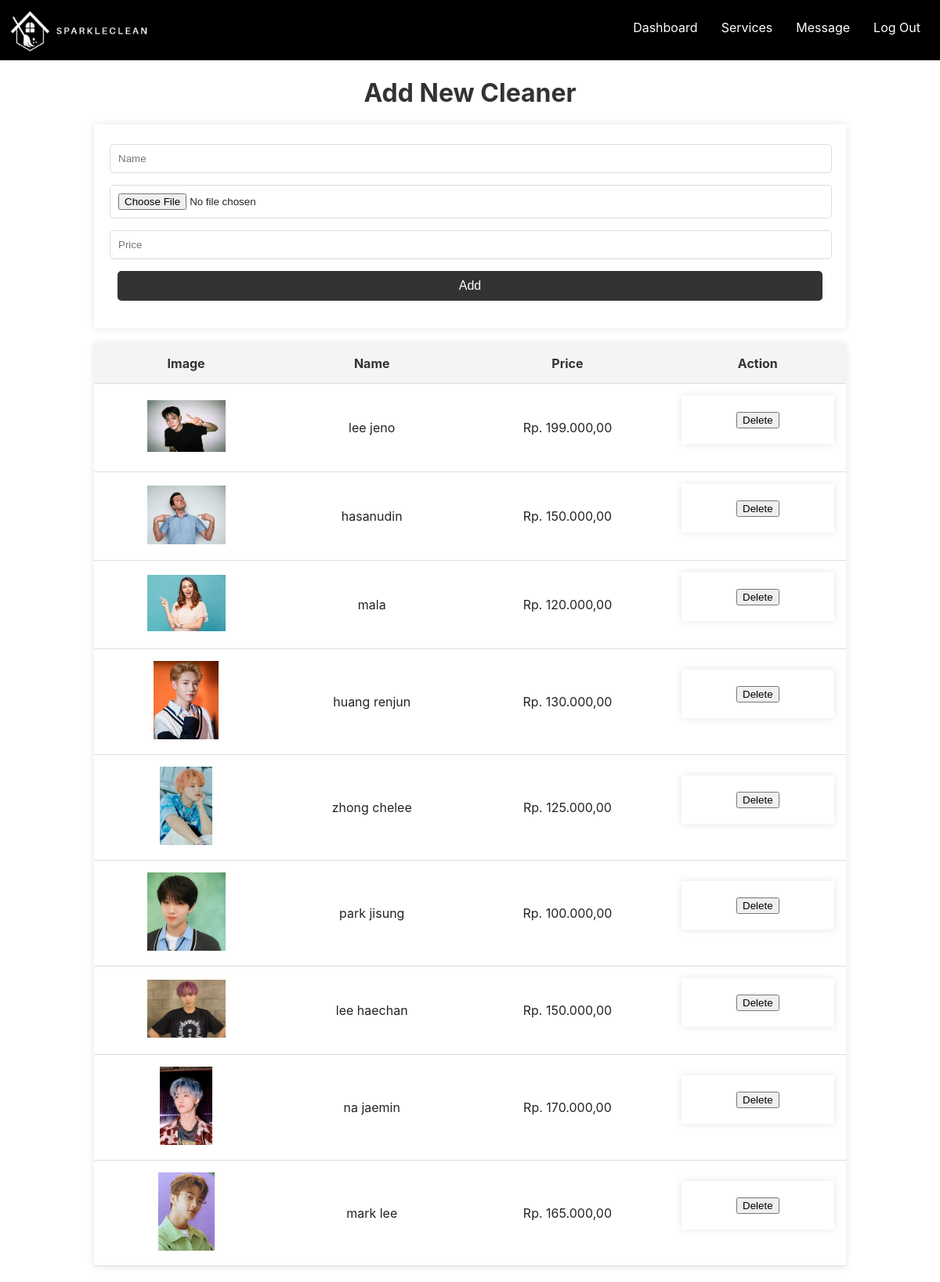
The app's page /admin/cleaner.php with its own data.
### tables this page shows
CREATE TABLE `cleaner` (
  `id` int(11) NOT NULL,
  `filename` varchar(255) NOT NULL,
  `name` varchar(100) NOT NULL,
  `price` decimal(10,2) NOT NULL
);

### admin/cleaner.php (the view, shortened to what this page needs)
<?php
include "../config.php";
?>
<!DOCTYPE html>
<html lang="en">
<head>
    <link rel="stylesheet" href="css/katalog.css">
</head>
<body>
<div class="navigation">
        <img src="images/logo.png" alt="Logo">
        <a href="login.html">Log Out</a>
        <a href="../message.php">Message</a>
         <a href="katalog.php">Services</a>
         <a href="HomePage.html">Dashboard</a>
    </div>
    <div class="container">
        <h1>Add New Cleaner</h1>
        <form action="cleaner.php" method="post" enctype="multipart/form-data">
            <div class="input-group">
                <input type="text" name="name" placeholder="Name" required>
            </div>
            <div class="input-group">
                <input type="file" name="uploadfile" required>
            </div>
            <div class="input-group">
                <input type="number" name="price" placeholder="Price" required>
            </div>
            <div class="input-group">
                <button type="submit" name="add">Add</button>
            </div>
        </form>
        <div id="display-image">
            <table>
                <thead>
                    <tr>
                        <th>Image</th>
                        <th>Name</th>
                        <th>Price</th>
                        <th>Action</th>
                    </tr>
                </thead>
                <tbody>
                    <?php
                    $query = "SELECT * FROM cleaner";
                    $result = $db->query($query);
                    while ($row = $result->fetch_assoc()) {
                        echo "<tr>";
                        echo "<td><img src='images/" . $row['filename'] . "' alt='" . $row['name'] . "'></td>";
                        echo "<td>" . $row['name'] . "</td>";
                        echo "<td>Rp. " . number_format($row['price'], 2, ',', '.') . "</td>";
                        echo "<td><form action='cleaner.php' method='post'>";
                        echo "<input type='submit' name='delete' value='Delete'>";
                        echo "</form></td>";
                        echo "</tr>";
                    }
                    ?>
                </tbody>
            </table>
        </div>
    </div>
</body>
</html>

### admin/css/katalog.css (style rules this page uses)
body { margin: 0; font-family: -apple-system, BlinkMacSystemFont, "Segoe UI", Roboto, "Helvetica Neue", Arial, sans-serif, "Apple Color Emoji", "Segoe UI Emoji", "Segoe UI Symbol"; font-weight: 400; color: #212529; text-align: left; background-color: #fff; }
.navigation { background-color: black; overflow: hidden; padding: 10px; }
.navigation a { float: right; color: white; text-align: center; padding: 15px; text-decoration: none; }
.navigation img { float: left; width: 180px; height: auto; }
button[type="submit"] { background-color: green; color: white; padding: 10px 20px; font-size: 16px; border: none; border-radius: 5px; cursor: pointer; transition: background-color 0.3s ease; }

### admin/cleaner.php (style rules this page uses)
.container { width: 80%; margin: 0 auto; }
h1, h2 { text-align: center; color: #333; }
table { width: 100%; border-collapse: collapse; background-color: #fff; margin-bottom: 20px; box-shadow: 0 0 10px rgba(0, 0, 0, 0.1); }
th, td { padding: 15px; text-align: center; border-bottom: 1px solid #ddd; }
th { background-color: #f4f4f4; color: #333; }
td img { max-width: 100px; max-height: 100px; }
form { background-color: #fff; padding: 20px; box-shadow: 0 0 10px rgba(0, 0, 0, 0.1); margin-bottom: 20px; }
.input-group { margin-bottom: 15px; }
.input-group input, .input-group button { width: calc(100% - 20px); padding: 10px; margin: 5px auto; display: block; border: 1px solid #ddd; border-radius: 5px; }
.input-group button { background-color: #333; color: #fff; border: none; cursor: pointer; transition: background-color 0.3s; }

### records on screen
cleaner: filename (picture), name "lee jeno", price "199.000,00"
cleaner: filename (picture), name "hasanudin", price "150.000,00"
cleaner: filename (picture), name "mala", price "120.000,00"
cleaner: filename (picture), name "huang renjun", price "130.000,00"
cleaner: filename (picture), name "zhong chelee", price "125.000,00"
cleaner: filename (picture), name "park jisung", price "100.000,00"
cleaner: filename (picture), name "lee haechan", price "150.000,00"
cleaner: filename (picture), name "na jaemin", price "170.000,00"
cleaner: filename (picture), name "mark lee", price "165.000,00"
